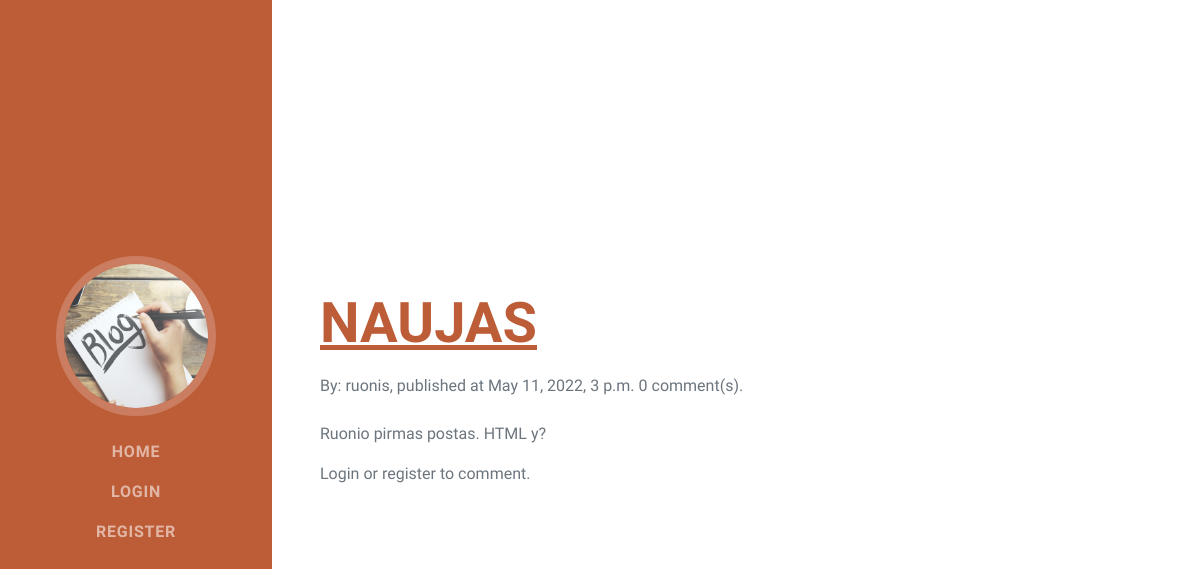
The app's page /blog/16, older data.
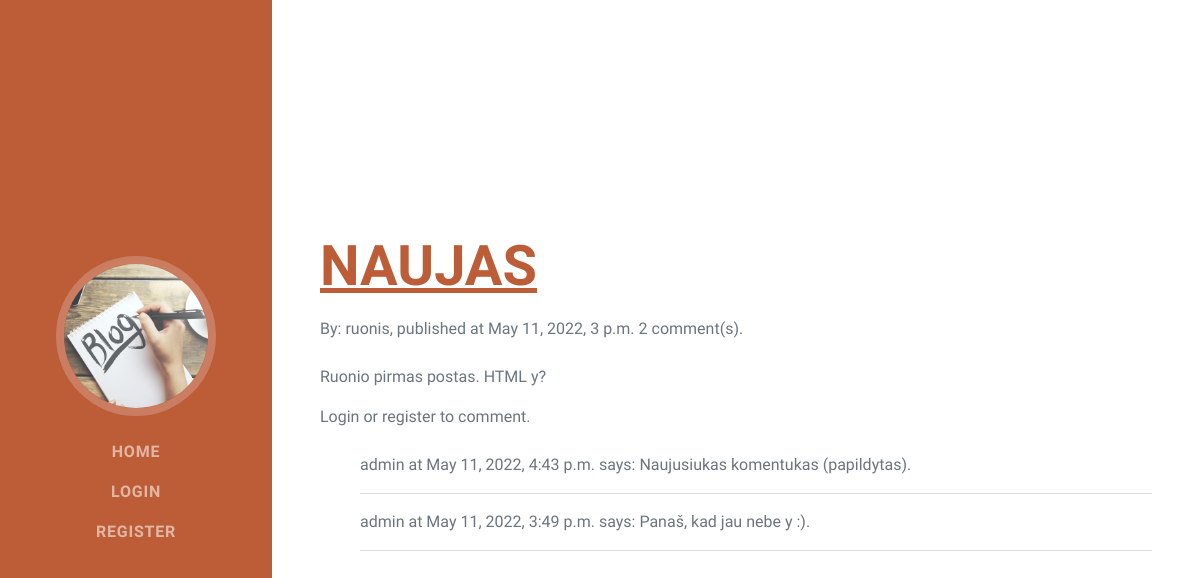
The same page, newer data.
### blog/models.py (models this page shows, shortened)
class BlogPost(models.Model):
  post_title = models.CharField('Post tile', max_length=500, null=True)
  post_author = models.ForeignKey(User, on_delete=models.SET_NULL, null=True)
  pub_time = models.DateTimeField('Publication time', auto_now_add=True, null=True, blank=True)
  post_text = HTMLField()
  class Meta:
      verbose_name = 'Post'
      verbose_name_plural = 'Posts'
  @property
  def comment_count(self):
      comments = Comment.objects.filter(comment_post_id=self.id)
      count = 0
      for row in comments:
          count += 1
      return count

class Comment(models.Model):
  comment_post = models.ForeignKey(BlogPost, on_delete=models.CASCADE, null=True, blank=True)
  comment_author = models.ForeignKey(User, on_delete=models.SET_NULL, null=True)
  pub_time = models.DateTimeField('Publication time', auto_now_add=True, null=True, blank=True)
  comment_text = models.TextField('Comment')
  class Meta:
      verbose_name = 'Comment'
      verbose_name_plural = 'Comments'
      ordering = ('-pub_time',)

### blog/views.py (the view, shortened to what this page needs)
# urls.py: path('<int:pk>', views.BlogPostView.as_view(), name='blogpost'),
class BlogPostView(DetailView):
  model = BlogPost
  template_name = 'blogpost.html'
  def get_context_data(self, **kwargs):
    context = super().get_context_data(**kwargs)
    pk = self.kwargs["pk"]
    form = CommentForm()
    post = get_object_or_404(BlogPost, pk=pk)
    comments = post.comment_set.all()
    context['post'] = post
    context['comments'] = comments
    context['form'] = form
    return context

### blog/templates/blogpost.html (shortened to what this page needs)
{% extends "base.html" %}
{% load crispy_forms_tags %}
{% block content %}
<section class="resume-section" id="skills">
  <div class="resume-section-content">
    <h2 class="mb-3"><a href="{% url 'blogpost' blogpost.id %}">{{blogpost.post_title}}</a></h2>
    <div class="mb-3">By: {{ blogpost.post_author }}, published at {{ blogpost.pub_time}} {{ blogpost.comment_count}} comment(s).</div>
    <div class="mb-3 mt-4">{{ blogpost.post_text | safe }}</div>
    <span {% if user.is_authenticated %} style="display: none;" {% endif %}>Login or register to comment.</span>
    <div id="commentsection" class="mb-3 mt-4">
      <ul class="fa-ul">
        {% for row in blogpost.comment_set.all %}
        <li>
          {{ row.comment_author }} at {{ row.pub_time}} says: {{ row.comment_text }}.
          <hr>
        </li>
        {% endfor %}
      </ul>
    </div>
  </div>
</section>
{% endblock %}

### blog/templates/base.html (shortened to what this page needs)
{% load static %}
{% load i18n %}
<!DOCTYPE html>
<html lang="en">
<head>
  <link href="{% static 'style.css' %}" rel="stylesheet" />
</head>
<body>
  <nav class="navbar navbar-expand-lg navbar-dark bg-primary fixed-top" id="sideNav">
    <a class="navbar-brand js-scroll-trigger" href="{% url 'index' %}">
        <span class="d-none d-lg-block"><img class="img-fluid img-profile rounded-circle mx-auto mb-2" src="{% static 'blogging.png' %}" alt="Blog for life" /></span>
    </a>
    <div class="collapse navbar-collapse" id="navbarResponsive">
        <ul class="navbar-nav">
            <li class="nav-item"><a class="nav-link js-scroll-trigger" href="{% url 'index' %}">Home</a></li>
            {% if user.is_authenticated %}
            <li class="nav-item"><a class="nav-link" href="{% url 'index' %}new/">Publish</a></li>
            <li class="nav-item"><a class="nav-link" href="{% url 'logout' %}?next=/blog">Logout</a></li>
            {% else %}
            <li class="nav-item"><a class="nav-link" href="{% url 'login' %}?next=/blog">Login</a></li>
            <li class="nav-item"><a class="nav-link" href="{% url 'register' %}?next=/blog">Register</a></li>
            {% endif %}
        </ul>
    </div>
  </nav>
  <div class="container-fluid p-0">
    {% block content %}{% endblock %}
  </div>
</body>
</html>

Row changes from the older to the newer data that the page shows:
computed for BlogPost "NAUJAS": comment_count "0" → "2"
added Comment: comment_author "admin", pub_time "May 11, 2022, 4:43 p.m.", comment_text "Naujusiukas komentukas (papildytas)"
added Comment: comment_author "admin", pub_time "May 11, 2022, 3:49 p.m.", comment_text "Panaš, kad jau nebe y :)"
